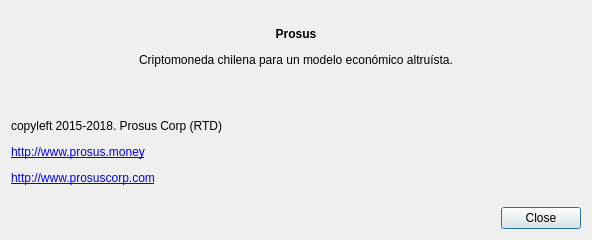
<?xml version="1.0" encoding="UTF-8"?>
<ui version="4.0">
 <class>AboutDialog</class>
 <widget class="QDialog" name="AboutDialog">
  <property name="geometry">
   <rect>
    <x>0</x>
    <y>0</y>
    <width>592</width>
    <height>240</height>
   </rect>
  </property>
  <property name="sizePolicy">
   <sizepolicy hsizetype="Fixed" vsizetype="Fixed">
    <horstretch>0</horstretch>
    <verstretch>0</verstretch>
   </sizepolicy>
  </property>
  <property name="minimumSize">
   <size>
    <width>592</width>
    <height>240</height>
   </size>
  </property>
  <property name="maximumSize">
   <size>
    <width>592</width>
    <height>240</height>
   </size>
  </property>
  <property name="windowTitle">
   <string>About %1</string>
  </property>
  <layout class="QVBoxLayout" name="verticalLayout" stretch="0,0">
   <item>
    <widget class="QLabel" name="m_aboutLabel">
     <property name="sizePolicy">
      <sizepolicy hsizetype="Preferred" vsizetype="Expanding">
       <horstretch>0</horstretch>
       <verstretch>0</verstretch>
      </sizepolicy>
     </property>
     <property name="text">
      <string>&lt;html&gt;&lt;head/&gt;&lt;body&gt;&lt;p align=&quot;center&quot;&gt;&lt;span style=&quot; font-weight:600;&quot;&gt;Prosus&lt;/span&gt;&lt;/p&gt;&lt;p align=&quot;center&quot;&gt;Criptomoneda chilena para un modelo económico altruísta.&lt;/p&gt;&lt;p&gt;&lt;br/&gt;&lt;/p&gt;&lt;p&gt;copyleft 2015-2018. Prosus Corp (RTD)&lt;/p&gt;&lt;p&gt;&lt;a href=&quot;http://opensource.org/licenses/MIT&quot;&gt;&lt;span style=&quot; text-decoration: underline; color:#0000ff;&quot;&gt;http://www.prosus.money&lt;/span&gt;&lt;/a&gt;&lt;/p&gt;&lt;p&gt;&lt;a href=&quot;https://cryptonote.org/&quot;&gt;&lt;span style=&quot; text-decoration: underline; color:#0000ff;&quot;&gt;http://www.prosuscorp.com&lt;/span&gt;&lt;/a&gt;&lt;/p&gt;&lt;/body&gt;&lt;/html&gt;</string>
     </property>
     <property name="textFormat">
      <enum>Qt::RichText</enum>
     </property>
     <property name="wordWrap">
      <bool>true</bool>
     </property>
     <property name="openExternalLinks">
      <bool>true</bool>
     </property>
    </widget>
   </item>
   <item>
    <layout class="QHBoxLayout" name="horizontalLayout">
     <item>
      <spacer name="horizontalSpacer">
       <property name="orientation">
        <enum>Qt::Horizontal</enum>
       </property>
       <property name="sizeHint" stdset="0">
        <size>
         <width>40</width>
         <height>20</height>
        </size>
       </property>
      </spacer>
     </item>
     <item>
      <widget class="QPushButton" name="m_closeButton">
       <property name="text">
        <string>Close</string>
       </property>
      </widget>
     </item>
    </layout>
   </item>
  </layout>
 </widget>
 <resources/>
 <connections>
  <connection>
   <sender>m_closeButton</sender>
   <signal>clicked()</signal>
   <receiver>AboutDialog</receiver>
   <slot>accept()</slot>
   <hints>
    <hint type="sourcelabel">
     <x>538</x>
     <y>285</y>
    </hint>
    <hint type="destinationlabel">
     <x>294</x>
     <y>156</y>
    </hint>
   </hints>
  </connection>
 </connections>
</ui>
